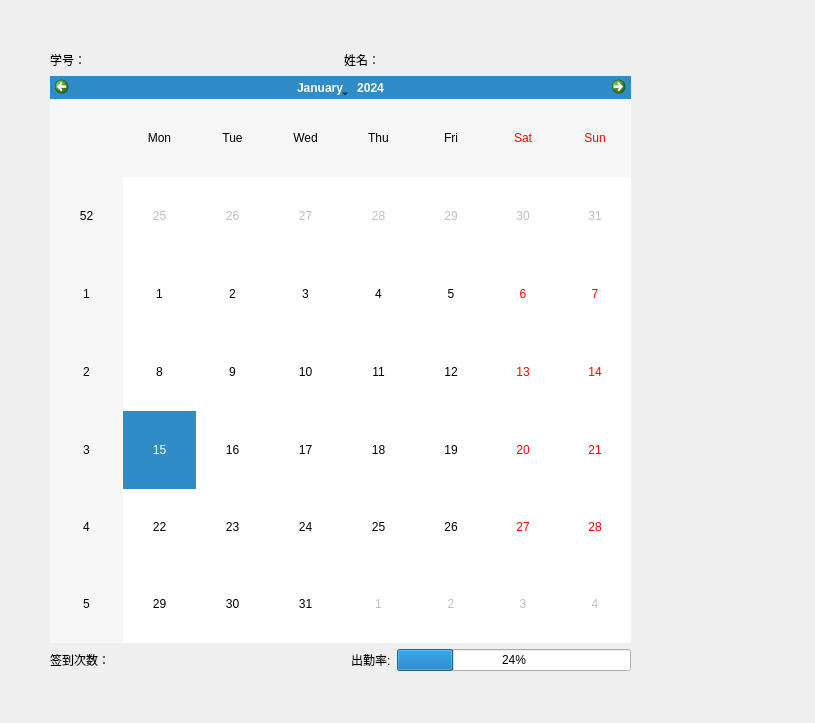
<?xml version="1.0" encoding="UTF-8"?>
<ui version="4.0">
 <class>Person</class>
 <widget class="QWidget" name="Person">
  <property name="geometry">
   <rect>
    <x>0</x>
    <y>0</y>
    <width>815</width>
    <height>723</height>
   </rect>
  </property>
  <property name="windowTitle">
   <string>Form</string>
  </property>
  <widget class="QWidget" name="widget" native="true">
   <property name="geometry">
    <rect>
     <x>0</x>
     <y>0</y>
     <width>120</width>
     <height>80</height>
    </rect>
   </property>
   <property name="styleSheet">
    <string notr="true">border-image: url(:/new/123/04.jpg);</string>
   </property>
  </widget>
  <widget class="QWidget" name="">
   <property name="geometry">
    <rect>
     <x>50</x>
     <y>50</y>
     <width>581</width>
     <height>621</height>
    </rect>
   </property>
   <layout class="QVBoxLayout" name="verticalLayout">
    <item>
     <layout class="QHBoxLayout" name="horizontalLayout_2">
      <item>
       <widget class="QLabel" name="sno">
        <property name="styleSheet">
         <string notr="true">font: 75 14pt &quot;华文楷体&quot;;</string>
        </property>
        <property name="text">
         <string>学号：</string>
        </property>
       </widget>
      </item>
      <item>
       <spacer name="horizontalSpacer_2">
        <property name="orientation">
         <enum>Qt::Horizontal</enum>
        </property>
        <property name="sizeHint" stdset="0">
         <size>
          <width>40</width>
          <height>20</height>
         </size>
        </property>
       </spacer>
      </item>
      <item>
       <widget class="QLabel" name="s_sname">
        <property name="styleSheet">
         <string notr="true">font: 75 14pt &quot;华文楷体&quot;;</string>
        </property>
        <property name="text">
         <string>姓名：</string>
        </property>
       </widget>
      </item>
      <item>
       <spacer name="horizontalSpacer_3">
        <property name="orientation">
         <enum>Qt::Horizontal</enum>
        </property>
        <property name="sizeHint" stdset="0">
         <size>
          <width>40</width>
          <height>20</height>
         </size>
        </property>
       </spacer>
      </item>
     </layout>
    </item>
    <item>
     <widget class="QCalendarWidget" name="calendarWidget">
      <property name="styleSheet">
       <string notr="true">font: 75 14pt &quot;华文楷体&quot;;</string>
      </property>
     </widget>
    </item>
    <item>
     <layout class="QHBoxLayout" name="horizontalLayout">
      <item>
       <widget class="QLabel" name="label">
        <property name="styleSheet">
         <string notr="true">font: 75 14pt &quot;华文楷体&quot;;</string>
        </property>
        <property name="text">
         <string>签到次数：</string>
        </property>
       </widget>
      </item>
      <item>
       <spacer name="horizontalSpacer">
        <property name="orientation">
         <enum>Qt::Horizontal</enum>
        </property>
        <property name="sizeHint" stdset="0">
         <size>
          <width>40</width>
          <height>20</height>
         </size>
        </property>
       </spacer>
      </item>
      <item>
       <widget class="QLabel" name="label_2">
        <property name="styleSheet">
         <string notr="true">font: 75 14pt &quot;华文楷体&quot;;</string>
        </property>
        <property name="text">
         <string>出勤率:</string>
        </property>
       </widget>
      </item>
      <item>
       <widget class="QProgressBar" name="progressBar">
        <property name="value">
         <number>24</number>
        </property>
       </widget>
      </item>
     </layout>
    </item>
   </layout>
  </widget>
  <zorder>widget</zorder>
  <zorder>calendarWidget</zorder>
  <zorder>layoutWidget</zorder>
  <zorder>layoutWidget</zorder>
 </widget>
 <resources/>
 <connections/>
</ui>
